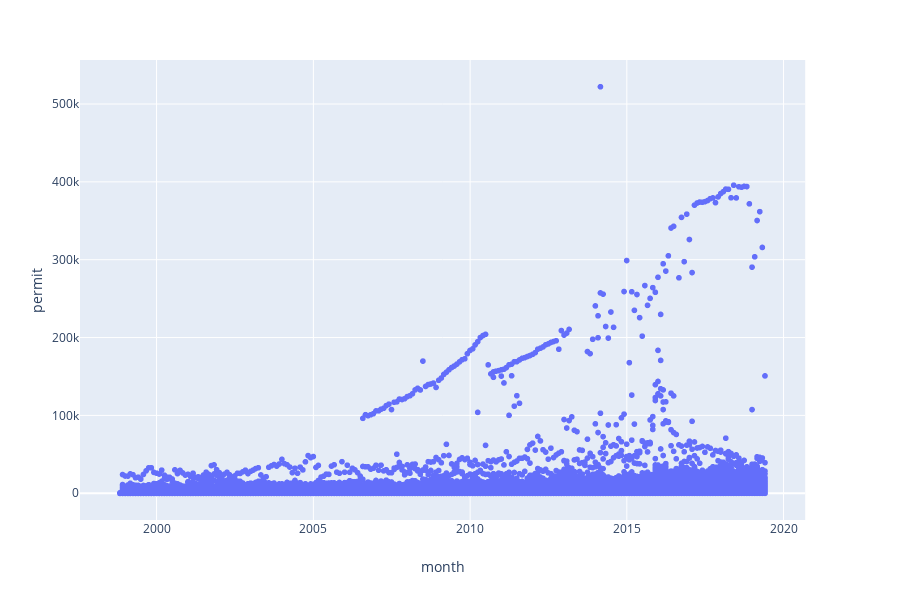

The notebook cell saved with this chart:
### Code cell
# Create animated plot a la Hans Roslin mode... source https://mlwhiz.com/blog/2019/05/05/plotly_express/
import plotly_express as px

#ncis_permits = ncis_firearms_df.iloc[:,0: 7]

#Replacing NaN to 0 in df as some date may have NaN
#ncis_permits['permit']=ncis_permits['permit'].replace(np.nan, 0)
#ncis_permits.head()
permits_by_states=ncis_permits[['permit','month','state','year']]
ncis_permits = ncis_permits.reset_index(drop=True)

# Converting month from object to integer
#df_fa_s['month'].astype(int)

#df_fa_s
px.scatter(permits_by_states,x='month',y='permit')

# px.scatter(permits_by_states,x='month',y='permit',color='state')

# px.scatter(permits_by_states,x='month',y='permit',color='state')

#px.scatter(permits_by_states,x='month',y='permit',color='state',size='permit')

#px.scatter(permits_by_states,x='year',y='permit',color='state',size='permit',symbol='state',animation_frame='year', animation_group='state',range_x=[0,25],range_y=[0,500000],text='state')

#df_fa_s.dtypes

### Figure 1 — Plotly figure (JSON) as saved in the notebook; plotly's stock layout.template omitted (floating-point values rounded to 4 significant figures; data arrays with more than 128 entries replaced by an {"elided": "..."} marker saying what was removed)
{"data": [{"hoverlabel": {"namelength": 0}, "hovertemplate": "month=%{x}<br>permit=%{y}", "legendgroup": "", "marker": {"color": "#636efa", "symbol": "circle"}, "mode": "markers", "name": "", "showlegend": false, "type": "scattergl", "x": {"elided": "13640 str values"}, "xaxis": "x", "y": {"elided": "13640 int values"}, "yaxis": "y"}], "layout": {"height": 600, "legend": {"tracegroupgap": 0}, "margin": {"t": 60}, "xaxis": {"anchor": "y", "domain": [0, 0.98], "title": {"text": "month"}}, "yaxis": {"anchor": "x", "domain": [0, 1], "title": {"text": "permit"}}}}
